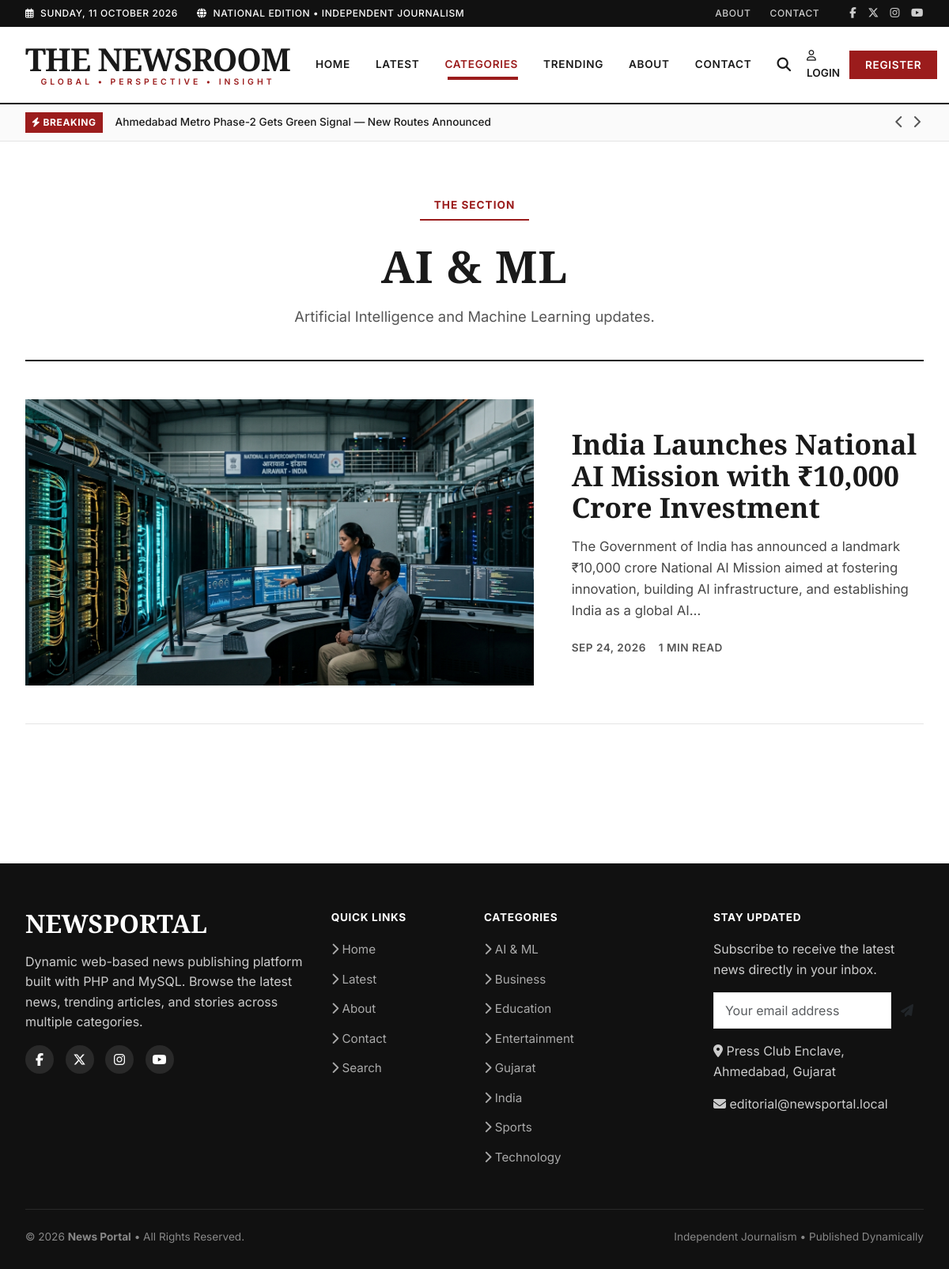
The page /category.php?slug=ai-ml on the database its author committed.
### tables this page shows
CREATE TABLE IF NOT EXISTS `news` (
    `id`                INT UNSIGNED    NOT NULL AUTO_INCREMENT,
    `category_id`       INT UNSIGNED    NOT NULL,
    `author_id`         INT UNSIGNED    NOT NULL,
    `title`             VARCHAR(255)    NOT NULL,
    `slug`              VARCHAR(280)    NOT NULL,
    `short_description` VARCHAR(500)    NOT NULL,
    `content`           LONGTEXT        NOT NULL,
    `featured_image`    VARCHAR(255)    DEFAULT NULL,
    `status`            ENUM('draft', 'published', 'archived') NOT NULL DEFAULT 'draft',
    `is_featured`       TINYINT(1)      NOT NULL DEFAULT 0,
    `is_breaking`       TINYINT(1)      NOT NULL DEFAULT 0,
    `views`             INT UNSIGNED    NOT NULL DEFAULT 0,
    `published_at`      DATETIME        DEFAULT NULL,
    `created_at`        DATETIME        NOT NULL DEFAULT CURRENT_TIMESTAMP,
    `updated_at`        DATETIME        NOT NULL DEFAULT CURRENT_TIMESTAMP ON UPDATE CURRENT_TIMESTAMP,

    PRIMARY KEY (`id`),
    UNIQUE KEY `uk_news_slug` (`slug`),
    INDEX `idx_news_status_published` (`status`, `published_at`),
    INDEX `idx_news_category` (`category_id`),
    INDEX `idx_news_author` (`author_id`),
    INDEX `idx_news_featured` (`is_featured`),
    INDEX `idx_news_breaking` (`is_breaking`),
    INDEX `idx_news_views` (`views`),

    CONSTRAINT `fk_news_category`
        FOREIGN KEY (`category_id`) REFERENCES `categories` (`id`)
        ON DELETE RESTRICT ON UPDATE CASCADE,

    CONSTRAINT `fk_news_author`
        FOREIGN KEY (`author_id`) REFERENCES `users` (`id`)
        ON DELETE RESTRICT ON UPDATE CASCADE
);

CREATE TABLE IF NOT EXISTS `categories` (
    `id`            INT UNSIGNED    NOT NULL AUTO_INCREMENT,
    `name`          VARCHAR(100)    NOT NULL,
    `slug`          VARCHAR(120)    NOT NULL,
    `description`   TEXT            DEFAULT NULL,
    `status`        ENUM('active', 'inactive') NOT NULL DEFAULT 'active',
    `created_at`    DATETIME        NOT NULL DEFAULT CURRENT_TIMESTAMP,
    `updated_at`    DATETIME        NOT NULL DEFAULT CURRENT_TIMESTAMP ON UPDATE CURRENT_TIMESTAMP,

    PRIMARY KEY (`id`),
    UNIQUE KEY `uk_categories_name` (`name`),
    UNIQUE KEY `uk_categories_slug` (`slug`)
);

### category.php (the view, shortened to what the rows shown need)
<?php
require_once __DIR__ . '/includes/functions.php';
$slug = $_GET['slug'] ?? '';
$page = isset($_GET['page']) ? (int)$_GET['page'] : 1;
try {
    $pdo = connectDB();
    $catSql = "SELECT * FROM categories WHERE slug = :slug AND status = 'active'";
    $catStmt = $pdo->prepare($catSql);
    $catStmt->execute(['slug' => $slug]);
    $category = $catStmt->fetch();
    $categoryId = $category['id'];
    $countSql = "SELECT COUNT(*) FROM news WHERE category_id = :cat_id AND status = 'published'";
    $countStmt = $pdo->prepare($countSql);
    $countStmt->execute(['cat_id' => $categoryId]);
    $totalItems = $countStmt->fetchColumn();
    $itemsPerPage = 6;
    $pagination = paginate($totalItems, $itemsPerPage, $page);
    $newsList = [];
    if ($totalItems > 0) {
        $newsSql = "SELECT n.*, c.name as category_name, c.slug as category_slug, u.name as author_name
                    FROM news n
                    JOIN categories c ON n.category_id = c.id
                    JOIN users u ON n.author_id = u.id
                    WHERE n.category_id = :cat_id AND n.status = 'published'
                    ORDER BY n.published_at DESC
                    LIMIT :limit OFFSET :offset";
        $newsStmt = $pdo->prepare($newsSql);
        $newsStmt->bindValue(':cat_id', $categoryId, PDO::PARAM_INT);
        $newsStmt->bindValue(':limit', $itemsPerPage, PDO::PARAM_INT);
        $newsStmt->bindValue(':offset', $pagination['offset'], PDO::PARAM_INT);
        $newsStmt->execute();
        $newsList = $newsStmt->fetchAll();
    }
} catch (Exception $e) {
    setFlashMessage("An error occurred while loading the category.", "error");
    redirect('index.php');
    exit;
}
require_once __DIR__ . '/includes/header.php';
require_once __DIR__ . '/includes/navbar.php';
$featuredArticle = $newsList[0] ?? null;
?>
<main class="category-page py-5">
    <div class="container">
        <div class="text-center mb-5" style="border-bottom: 2px solid var(--ink); padding-bottom: 40px;">
            <span class="category-badge mb-3" style="font-size: 0.85rem; padding: 6px 18px; border-radius: 0; letter-spacing: 1px;">THE SECTION</span>
            <h1 class="section-title mt-2 mb-3" style="font-size: 3.5rem; text-transform: uppercase;">
                <?= e($category['name']) ?>
            </h1>
            <?php if (!empty($category['description'])): ?>
                <p style="color: var(--muted); font-size: 1.15rem; max-width: 700px; margin: 0 auto; line-height: 1.6; font-family: var(--font-body);">
                    <?= e($category['description']) ?>
                </p>
            <?php endif; ?>
        </div>
        <?php if (empty($newsList)): ?>
            <div class="text-center py-5">
                <div class="empty-state">
                    <i class="far fa-folder-open mb-3" style="font-size: 3.5rem; color: var(--line);"></i>
                    <h3 style="color: var(--muted); font-family: var(--font-display);">No news available</h3>
                    <p style="color: var(--muted);">There are currently no published articles in this category.</p>
                </div>
            </div>
        <?php else: ?>
            <?php if ($featuredArticle): ?>
            <div class="mb-5 border-bottom pb-5" style="border-color: var(--line) !important;">
                <div class="row g-5 align-items-center">
                    <div class="col-md-7">
                        <a href="<?= buildUrl('news.php', ['slug' => $featuredArticle['slug']]) ?>" class="d-block">
                            <img src="<?= e(newsImageUrl($featuredArticle['featured_image'], $category['slug'])) ?>" alt="<?= e($featuredArticle['title']) ?>" style="width: 100%; aspect-ratio: 16/9; object-fit: cover; border-radius: 0;">
                        </a>
                    </div>
                    <div class="col-md-5">
                        <h2 style="font-family: var(--font-display); font-size: 2.2rem; font-weight: 800; line-height: 1.15; margin-bottom: 16px;">
                            <a href="<?= buildUrl('news.php', ['slug' => $featuredArticle['slug']]) ?>" style="color: var(--ink);">
                                <?= e($featuredArticle['title']) ?>
                            </a>
                        </h2>
                        <p style="color: var(--ink); font-size: 1.05rem; line-height: 1.6; margin-bottom: 24px; opacity: 0.8;">
                            <?= e(excerpt($featuredArticle['short_description'] ?: $featuredArticle['content'], 180)) ?>
                        </p>
                        <div style="font-size: 0.85rem; color: var(--muted); display: flex; gap: 16px; font-family: var(--font-body); font-weight: 600; text-transform: uppercase; letter-spacing: 0.5px;">
                            <span><?= formatDate($featuredArticle['published_at'], 'M j, Y') ?></span>
                            <span><?= calculateReadingTime($featuredArticle['content']) ?></span>
                        </div>
                    </div>
                </div>
            </div>
            <?php endif; ?>
        <?php endif; ?>
    </div>
</main>
<?php
require_once __DIR__ . '/includes/footer.php';
?>

### includes/navbar.php (shortened to what the rows shown need)
<?php
$breakingNews = [];
try {
    $pdo = connectDB();
    $stmt = $pdo->query("SELECT name, slug FROM categories WHERE status = 'active' ORDER BY name ASC");
    $navCategories = $stmt->fetchAll();
    $breakStmt = $pdo->query("SELECT title, slug FROM news WHERE status = 'published' AND is_breaking = 1 ORDER BY published_at DESC LIMIT 5");
    $breakingNews = $breakStmt->fetchAll();
} catch (Exception $e) {
    $navCategories = [];
    $breakingNews = [];
}
?>
<?php if (!empty($breakingNews)): ?>
<div class="breaking-bar" role="region" aria-label="Breaking News">
    <div class="container">
        <span class="breaking-label">
            <i class="fas fa-bolt" aria-hidden="true"></i> BREAKING
        </span>
        <div class="breaking-text" id="breakingText" aria-live="polite">
            <a href="<?= buildUrl('news.php', ['slug' => $breakingNews[0]['slug']]) ?>">
                <?= e($breakingNews[0]['title']) ?>
            </a>
        </div>
        <?php if (count($breakingNews) > 1): ?>
        <div class="breaking-nav">
            <button type="button" id="breakingPrev" aria-label="Previous breaking story"><i class="fas fa-chevron-left" aria-hidden="true"></i></button>
            <button type="button" id="breakingNext" aria-label="Next breaking story"><i class="fas fa-chevron-right" aria-hidden="true"></i></button>
        </div>
        <?php endif; ?>
    </div>
</div>
<?php endif; ?>

### includes/footer.php (shortened to what the rows shown need)
<footer class="site-footer">
    <div class="container">
        <div class="row g-4">
            <div class="col-lg-3 col-md-6">
                <ul class="footer-links">
                    <?php if (!empty($navCategories)): ?>
                        <?php foreach (array_slice($navCategories, 0, 8) as $cat): ?>
                            <li>
                                <a href="<?= buildUrl('category.php', ['slug' => $cat['slug']]) ?>">
                                    <i class="fas fa-chevron-right"></i> <?= e($cat['name']) ?>
                                </a>
                            </li>
                        <?php endforeach; ?>
                    <?php endif; ?>
                </ul>
            </div>
        </div>
    </div>
</footer>
</body>
</html>

### rows shown on the page
news: title "Ahmedabad Metro Phase-2 Gets Green Signal — New Routes Announced"
categories: name "AI & ML", description "Artificial Intelligence and Machine Learning updates."
news: featured_image.slug (picture), title "India Launches National AI Mission with ₹10,000 Crore Investment", short_description "The Government of India has announced a landmark ₹10,000 crore National AI Mission aimed at fostering innovation, building AI infrastructure, and establishing India as a global AI…", published_at "SEP 24, 2026", content "1 MIN READ"
categories: name "Business"
categories: name "Education"
categories: name "Entertainment"
categories: name "Gujarat"
categories: name "India"
categories: name "Sports"
categories: name "Technology"

### other values the page prints
APP_NAME "News Portal"
